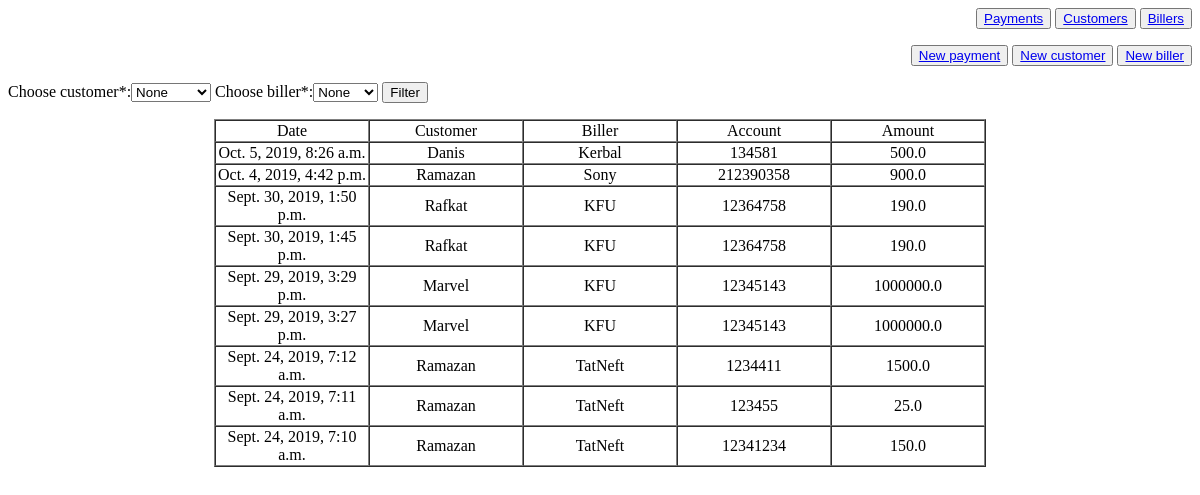
/payments/, run on an earlier commit of the app's database.
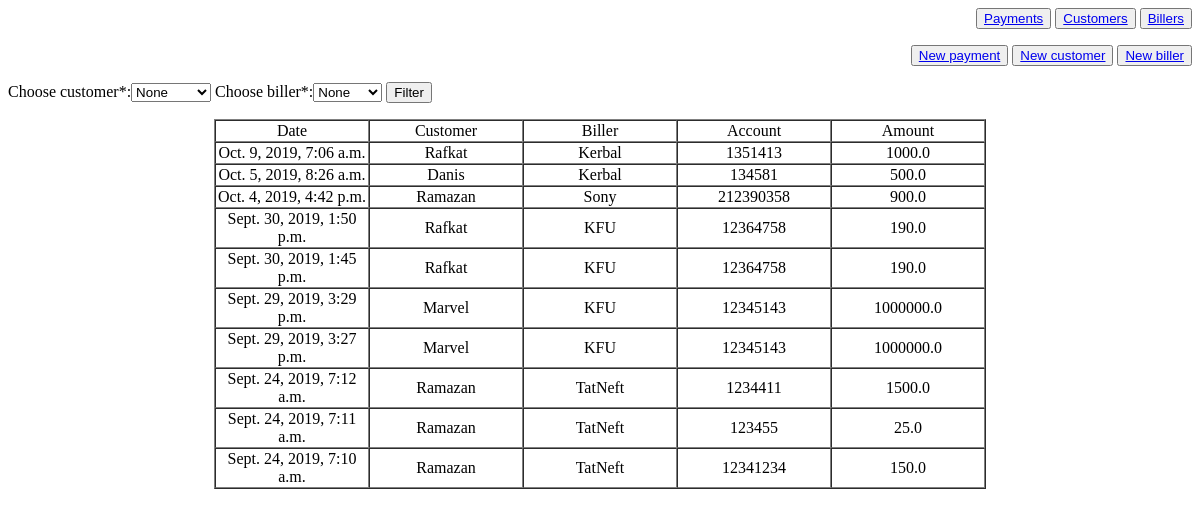
And on a later commit of the database.
### payments/models.py (models this page shows, shortened)
class Payment(models.Model):
    payment_text = models.CharField(max_length=200)
    pub_date = models.DateTimeField('date published', auto_now=True, null=True)
    amount = models.FloatField(max_length=200)
    customer = models.ForeignKey(Customer, on_delete=models.CASCADE, null=True)
    biller = models.ForeignKey(Biller, on_delete=models.CASCADE, null=True)
    account = models.IntegerField(null=True)

class Customer(models.Model):
    customer_text = models.CharField(max_length=200)
    objects = NewBC()
    def __str__(self):
        return self.customer_text

class Biller(models.Model):
    biller_text = models.CharField(max_length=200)
    objects = NewBC()
    def __str__(self):
        return self.biller_text

### payments/views.py (the view)
# urls.py: path('payments/', views.PaymentsList.as_view(), name='index'),
class PaymentsList(generic.ListView):
    model = Payment
    template_name = 'payment/index.html'
    context_object_name = 'latest_payments_list'
    def get_context_data(self, **kwargs):
        context = super().get_context_data(**kwargs)
        context['customers'] = CustomersForm
        context['billers'] = BillersForm
        return context
    def get_queryset(self, *args, **kwargs):
        filter_details = self.request.GET
        customer = filter_details.get('choose_customer')
        biller = filter_details.get('choose_biller')
        if customer == 'None' and biller == 'None' or customer is None and biller is None:
            return Payment.objects.order_by('-pub_date')
        elif customer == 'None' and biller != 'None':
            return Payment.objects.filter(biller__biller_text=biller).order_by('-pub_date')
        elif customer != 'None' and biller == 'None':
            return Payment.objects.filter(customer__customer_text=customer).order_by('-pub_date')
        else:
            return Payment.objects.filter(customer__customer_text=customer,
                                          biller__biller_text=biller).order_by('-pub_date')

### payments/templates/payment/index.html
<p align="right">
    <button><a href="/payments/">Payments</a></button>
    <button><a href="/customers/">Customers</a></button>
    <button><a href="/billers/">Billers</a></button>
</p>
<p align="right">
    <button><a href="/newpayment/">New payment</a></button>
    <button><a href="/newcustomer/">New customer</a></button>
    <button><a href="/newbiller/">New biller</a></button>
</p>
<form action="/payments/" method="get">
<p align="left">
    {{ customers }}
    {{ billers }}
    <input type="submit" value="Filter">
</p>
</form>
<table border="1" cellspacing="0" align="center">
    <tr>
        <td width="150px" align="center"> Date</td>
        <td width="150px" align="center"> Customer</td>
        <td width="150px" align="center"> Biller</td>
        <td width="150px" align="center"> Account</td>
        <td width="150px" align="center"> Amount</td>
    </tr>
    {% if latest_payments_list %}
        {% for payments in latest_payments_list %}
            <tr>
                <td align="center">
                    {{ payments.pub_date }}
                </td>
                <td align="center">
                    {{ payments.customer }}
                </td>
                <td align="center">
                    {{ payments.biller }}
                </td>
                <td align="center">
                    {{ payments.account }}
                </td>
                <td align="center">
                    {{ payments.amount }}
                </td>
            </tr>
        {% endfor %}
    {% endif %}
</table>

What changed in the data, as far as the page shows it:
added Payment: pub_date "Oct. 9, 2019, 7:06 a.m.", customer "Rafkat", biller "Kerbal", account "1351413", amount "1000.0"
